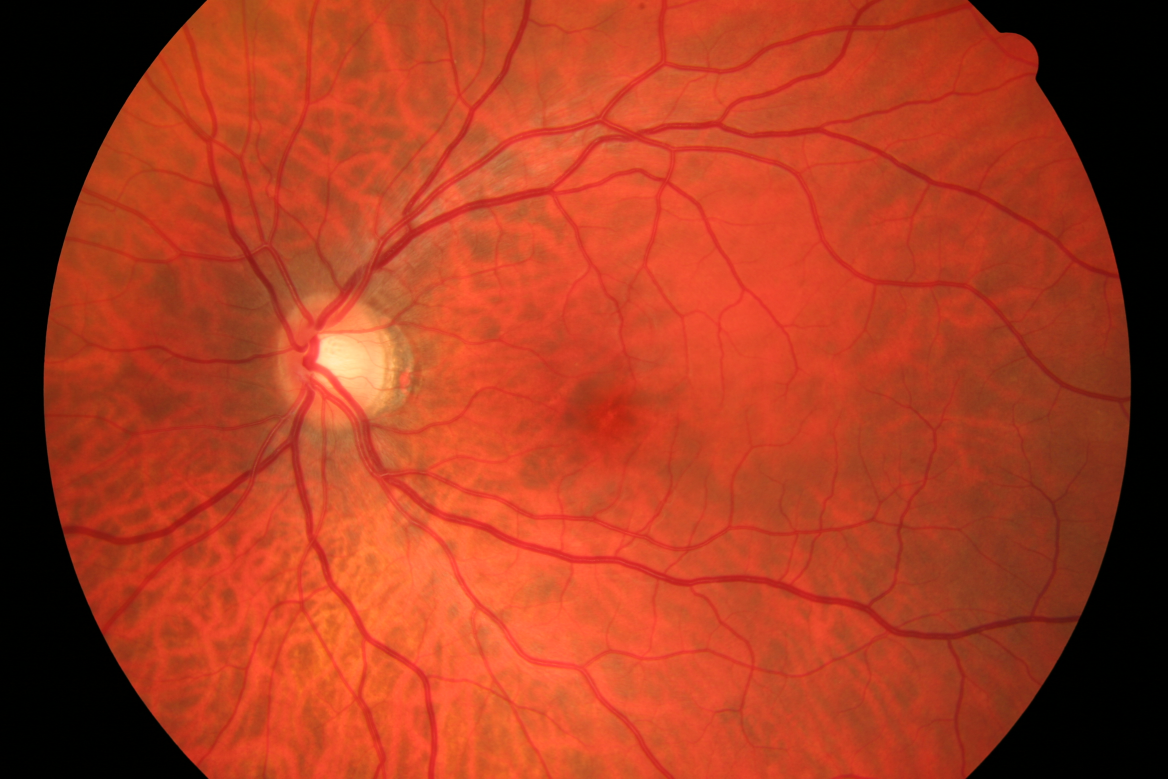
#> input picture PythonPrograms/02_h.jpg, 3504 x 2336 px (shown at 1/3 size)
$ python HoughTran.py
#> lines starting #> are read from the running program, lines starting #| are printed output that depends on the picture
from matplotlib.pylab import *
import numpy as np
import matplotlib.pyplot as plt
import matplotlib.image as mpimg
from skimage import io, color, filters
import cv2


img = cv2.imread('02_h.jpg',0)
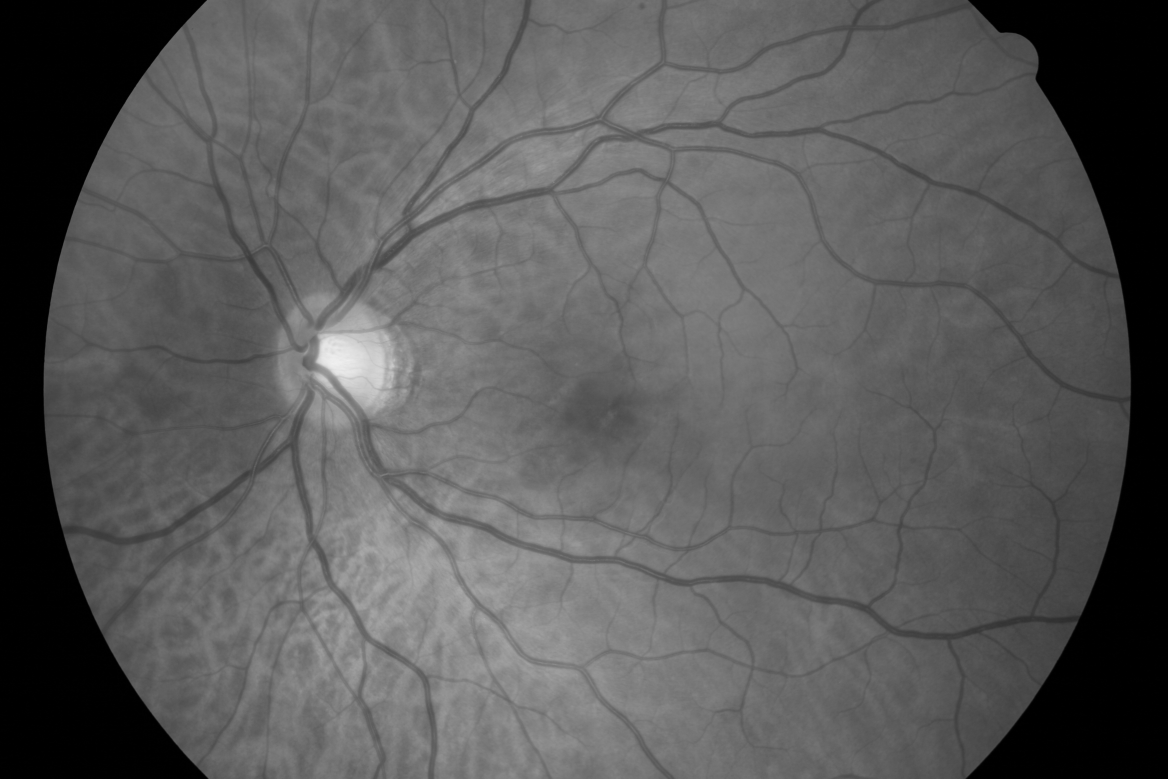
#> img: shape (2336, 3504) (shown at 1/3 size); min 0, max 243, mean 89.6
img = cv2.medianBlur(img,5)
cimg = cv2.cvtColor(img,cv2.COLOR_GRAY2BGR)

circles = cv2.HoughCircles(img,cv2.HOUGH_GRADIENT,1,20,
                            param1=50,param2=30,minRadius=1,maxRadius=450)
#> circles = 183 rows, first 8: [1139.5, 1528.5, 398.6], [1655.5, 670.5, 287], [1511.5, 1246.5, 427.4], [2155.5, 577.5, 414.1], [1449.5, 1287.5, 353.1], [2103.5, 519.5, 346.9], [1658.5, 697.5, 313.7], [1646.5, 652.5, 268.1]

circles = np.uint16(np.around(circles))
#> circles = 183 rows, first 8: [1140, 1528, 399], [1656, 670, 287], [1512, 1246, 427], [2156, 578, 414], [1450, 1288, 353], [2104, 520, 347], [1658, 698, 314], [1646, 652, 268]
for i in circles[0,:]:
    # draw the outer circle
    cv2.circle(cimg,(i[0],i[1]),i[2],(0,255,0),2)
    # draw the center of the circle
    cv2.circle(cimg,(i[0],i[1]),2,(0,0,255),3)
#> this loop made 183 passes
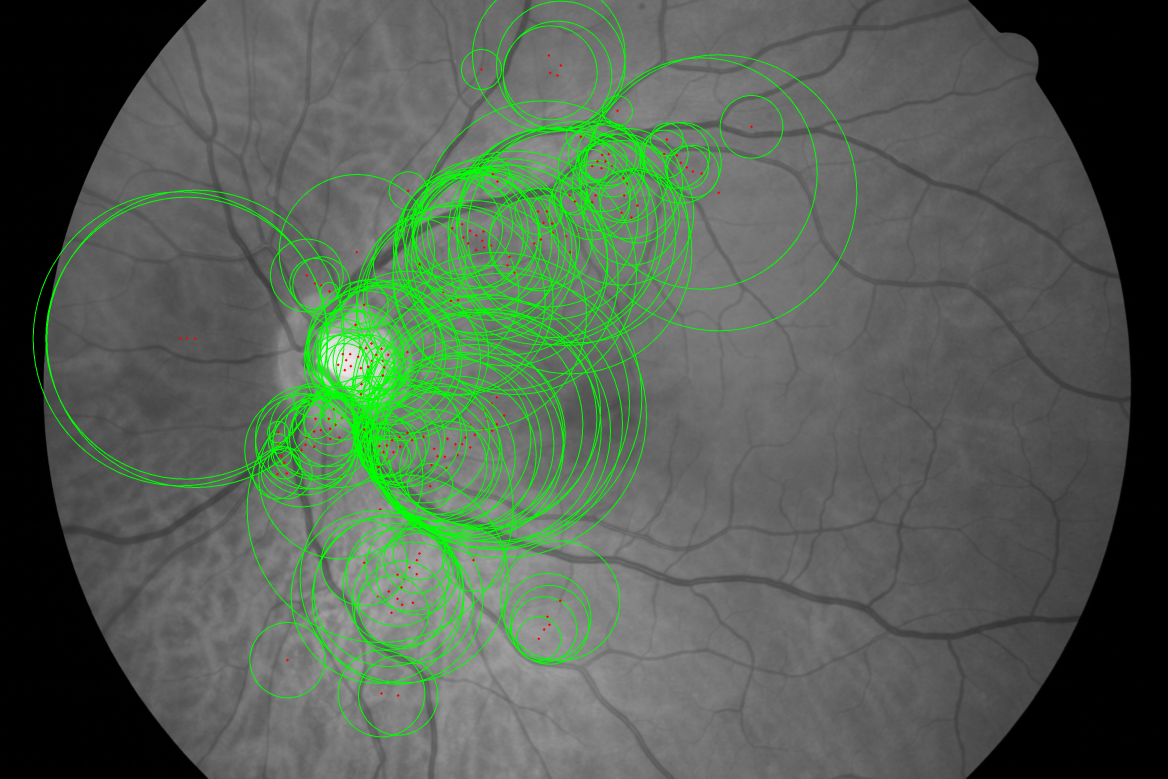
#> cimg: shape (2336, 3504, 3) (shown at 1/3 size); mean B, G, R 82.6, 96.9, 82.8

imshow(cimg)
#cv2.waitKey(0)
#cv2.destroyAllWindows()
show();
